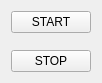
  <widget class="QWidget" name="layoutWidget_8">
   <property name="geometry">
    <rect>
     <x>680</x>
     <y>510</y>
     <width>41</width>
     <height>83</height>
    </rect>
   </property>
   <layout class="QVBoxLayout" name="verticalLayout_10">
    <item>
     <widget class="PyDMPushButton" name="PyDMPushButton_45">
      <property name="toolTip">
       <string/>
      </property>
      <property name="text">
       <string>START</string>
      </property>
      <property name="channel" stdset="0">
       <string>ca://APX:GASTurbo_START</string>
      </property>
     </widget>
    </item>
    <item>
     <widget class="PyDMByteIndicator" name="PyDMByteIndicator_38">
      <property name="toolTip">
       <string/>
      </property>
      <property name="channel" stdset="0">
       <string>ca://APX:V7_SCL</string>
      </property>
      <property name="onColor" stdset="0">
       <color>
        <red>255</red>
        <green>0</green>
        <blue>0</blue>
       </color>
      </property>
      <property name="labels" stdset="0">
       <stringlist/>
      </property>
     </widget>
    </item>
    <item>
     <widget class="PyDMPushButton" name="PyDMPushButton_46">
      <property name="toolTip">
       <string/>
      </property>
      <property name="text">
       <string>STOP</string>
      </property>
      <property name="channel" stdset="0">
       <string>ca://APX:GASTurbo_STOP</string>
      </property>
     </widget>
    </item>
   </layout>
  </widget>
